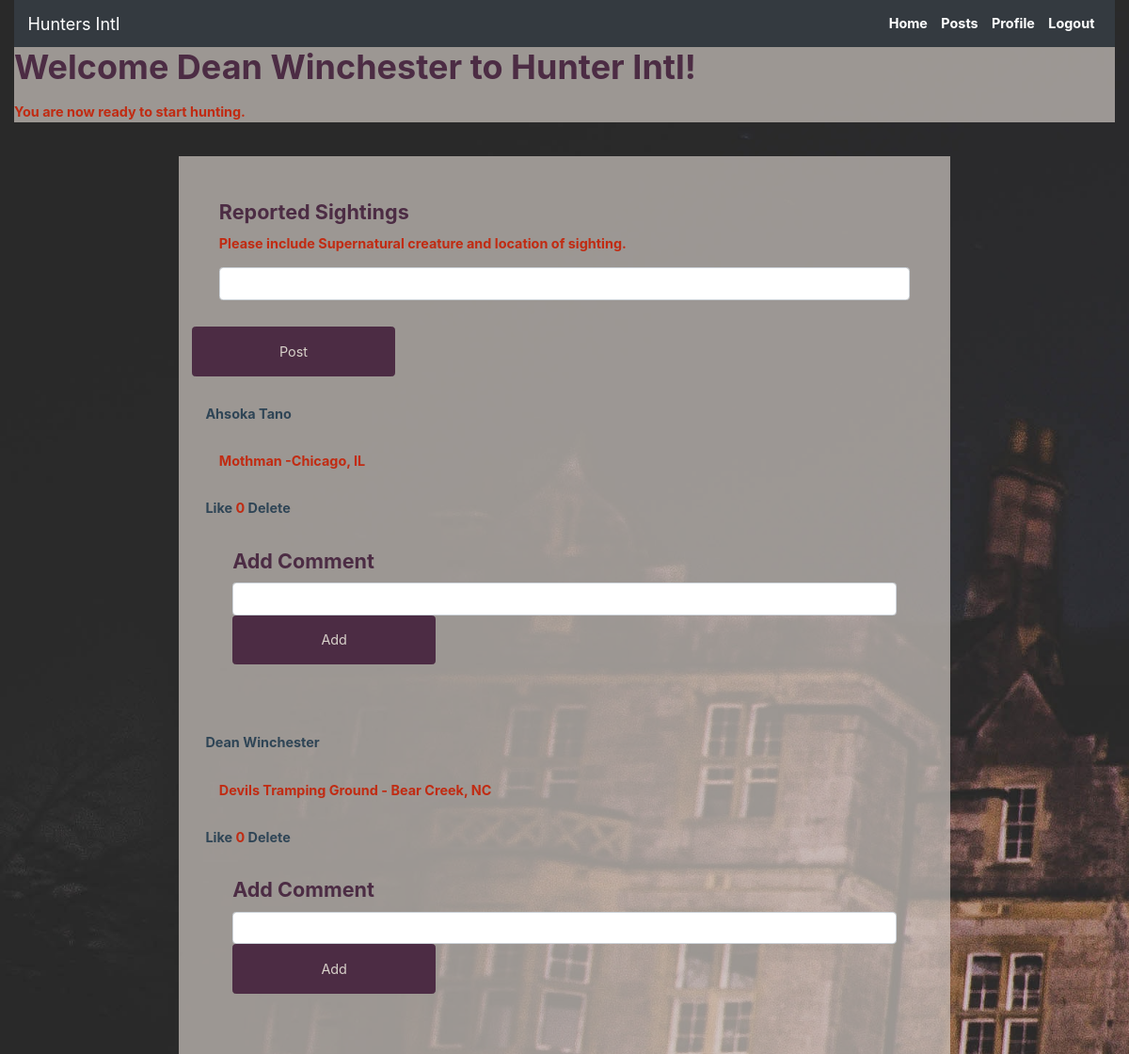
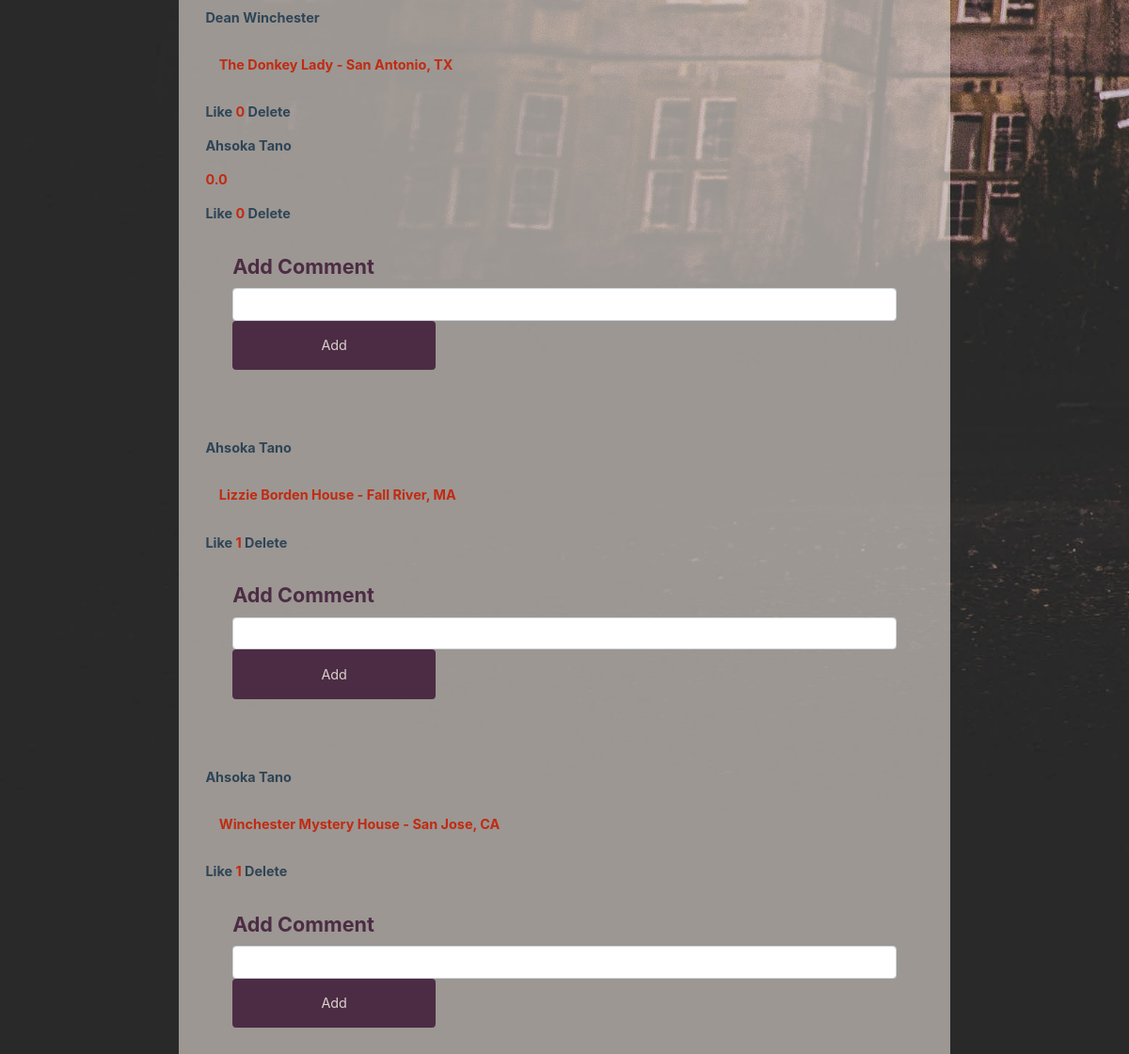
The page /success (signed in) on the database its author committed (2 pictures, top to bottom).
### hunter_app/models.py (models this page shows)
class User(models.Model):
    first_name = models.CharField(max_length=50)
    last_name = models.CharField(max_length=50)
    gender = models.CharField(max_length=6)
    email = models.CharField(max_length=255)
    password = models.CharField(max_length=255)
    confirm_pw = models.CharField(max_length=255)
    objects = UserManager()

class User_Post(models.Model):
    message = models.CharField(max_length=500)
    poster = models.ForeignKey(User, related_name='user_posts', on_delete=models.CASCADE)
    likes = models.ManyToManyField(User, related_name='liked_posts')

class Comment(models.Model):
    comment = models.CharField(max_length=255)
    poster = models.ForeignKey(User, related_name='comments', on_delete=models.CASCADE)
    user_post = models.ForeignKey(User_Post, related_name="post_comments", on_delete=models.CASCADE)

### hunter_app/views.py (the view)
# urls.py: path('success', views.success),
def success(request):
    if 'user_id' not in request.session:
        return redirect('/')
    this_user = User.objects.filter(id = request.session['user_id'])
    context = {
        "user_posts": User_Post.objects.all(),
        'user': this_user[0]
    }
    return render(request, 'success.html', context)

### hunter_app/templates/success.html (shortened to what this page needs)
<!DOCTYPE html>
<html lang="en">
<head>
    <link rel="stylesheet" href="https://cdn.jsdelivr.net/npm/bootstrap@4.6.0/dist/css/bootstrap.min.css">
    {% load static %}
    <link rel="stylesheet" href="{% static 'css/style.css' %}">
</head>
<body>
    <div class="container-fluid">
        <header>
            <nav class="navbar navbar-expand-lg navbar-dark bg-dark">
            <a class="navbar-brand" href="">Hunters Intl</a>
                <div class="collapse navbar-collapse" id="navbarNav">
                    <ul class="navbar-nav ml-auto">
                        <li class="nav-item">
                            <a class="nav-link active" aria-current="page" href="/user_profile/{{user.id}}"><b>Home</b></a>
                        </li>
                        <li class="nav-item">
                            <a class="nav-link active" aria-current="page" href="/success"><b>Posts</b></a>
                        </li>
                        <li class="nav-item">
                            <a class="nav-link active" aria-current="page" href="/edit_pg/{{user.id}}"><b>Profile</b></a>
                        </li>
                        <li class="nav-item">
                            <a class="nav-link active" aria-current="page" href="/logout"><b>Logout</b></a>
                        </li>
                    </ul>
                </div>
            </nav>
        </header>
        <div class="wrapper">
            <h1>Welcome {{user.first_name}} {{user.last_name}} to Hunter Intl!</h1>
            {% if request.session.user_id %}
            <p class='green'>You are now ready to start hunting.</p>
            {% endif %}
        </div>
        <div class="container p-4">
            <div class="row">
                <div class="col">
                    <form action="/create_post" method="post">
                        <div class="form-group">
                            <label>Reported Sightings</label>
                            <p>Please include Supernatural creature and location of sighting.</p>
                            <input type="text" name="message" class="form-control">
                        </div>
                        <button class="btn btn-primary">Post</button>
                    </form>
                    {% for post in user_posts reversed %}
                    <div class="post">
                        <p class="poster"><a href="/user_profile/{{post.poster.id}}">{{ post.poster.first_name }} {{post.poster.last_name }}</a></p>
                        <p class="post">{{post.message}}</p>
                        <p><a href="/like/{{post.id}}">Like</a> {{ post.likes.count }} <a href="/delete/{{post.id}}">Delete</a></p>
                        <div class="comment">
                            {% for comment in post.post_comments.all %}
                            <p class="poster"><a href="/user_profile/{{comment.poster.id}}">{{ comment.poster.first_name }} {{comment.poster.last_name }}</a></p>
                            <p>{{comment.comment}}</p>
                            <p><a href="/like/{{post.id}}">Like</a> {{ post.likes.count }} <a href="/delete_comment/{{comment.id}}">Delete</a></p>
                            {% endfor %}
                            <form action="/add_comment/{{post.id}}" method="post">
                                <div class="form-group">
                                    <label>Add Comment</label>
                                    <input type="text" name="comment" class="form-control">
                                    <button class="btn btn-primary">Add</button>
                                </div>
                            </form>
                        </div>
                    </div>
                    {% endfor %}
                </div>
            </div>
        </div>
    </div>
</body>
</html>

### hunter_app/static/css/style.css (style rules this page uses)
:root { font-family: 'Franklin Gothic Medium', 'Arial Narrow', Arial, sans-serif; font-size: 90%; color: #4c2c44; }
.post { padding: 1rem; }
.col { padding: 1rem; background-color: #d8d1caa8; }
.wrapper { background-color: #d8d1caa8; }
body { background-image: url('../image/castle.jpg'); background-size: cover; background-repeat: no-repeat; background-color: #333; background-attachment: fixed; }
* { box-sizing: border-box; margin: 0; padding: 0; }
.post a { color: #2f4556; }
h1, h2, h3, h4 { margin-bottom: 1rem; }
h1 { font-size: 5 rem; color:#4c2c44; font-weight: bold; margin-bottom: 1rem; }
label { font-weight: bold; }
.form-group { color: #4c2c44; font-size: 1.5rem; padding: 1rem; margin: 1rem; border-radius: 25px; }
.form-group > p { font-size: 1rem; }
p { color: #c12b12; font-size: 1rem; font-weight: bold; }
.container { width: 100vw; height: 100vh; display: flex; justify-content: center; align-items: flex-start; max-width: 60rem; margin: 0 auto; padding: 2rem; }
.container > * { width: 100%; }
.btn { font-size: 1rem; padding: 1rem; width: 15rem; text-align: center; border: 0.1rem solid #4c2c44; margin-bottom: 1rem; text-decoration: none; color: #d8d1ca; background-color: #4c2c44; }

### rows shown on the page
User: first_name "Dean", last_name "Winchester"
User_Post: poster.first_name "Ahsoka", poster.last_name "Tano", message "Mothman -Chicago, IL", likes.count "0"
User_Post: poster.first_name "Dean", poster.last_name "Winchester", message "Devils Tramping Ground - Bear Creek, NC", likes.count "0"
User_Post: poster.first_name "Dean", poster.last_name "Winchester", message "The Donkey Lady - San Antonio, TX", likes.count "0"
Comment: poster.first_name "Ahsoka", poster.last_name "Tano", comment "0.0"
User_Post: poster.first_name "Ahsoka", poster.last_name "Tano", message "Lizzie Borden House - Fall River, MA", likes.count "1"
User_Post: poster.first_name "Ahsoka", poster.last_name "Tano", message "Winchester Mystery House - San Jose, CA", likes.count "1"
